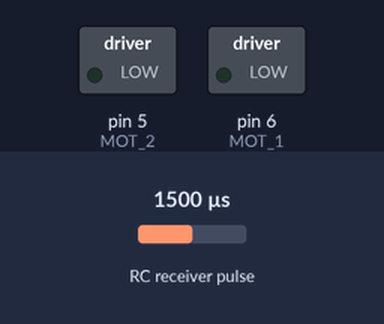
A sketch run on a simulated Arduino Uno, built with avr-gcc and run on an emulated ATmega328P. On the bench: switched loads named in the sketch (green lamp = pin HIGH). Wiring (inferred from the names in the program): RC receiver channel: data pin 4. The inputs (shaded band) are chosen by the test bench; at power-on: RC receiver pulse 1500 µs.

Above: at 1.2 s.
1.3 s: RC receiver pulse (sensor on pin 4) set to 1417 µs
2.8 s: RC receiver pulse (sensor on pin 4) set to 1391 µs
At 4.0 s:
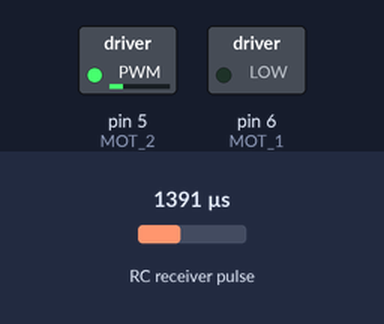
4.3 s: RC receiver pulse (sensor on pin 4) set to 1020 µs
At 5.1 s:
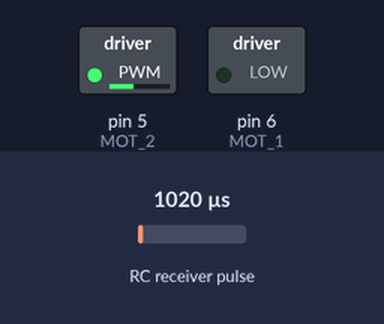
5.8 s: RC receiver pulse (sensor on pin 4) set to 1750 µs
At 6.2 s:
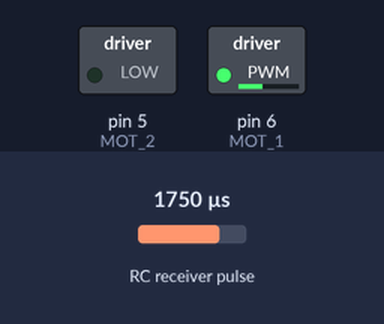
Timing chart, 0 to 8.3 s (numbered marks = the images above; inputs shaded):
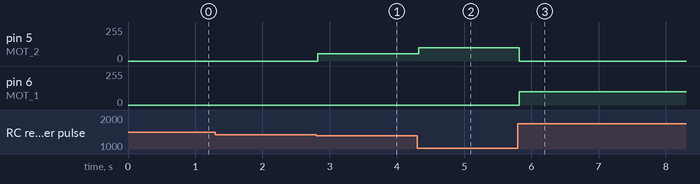

Measured:
- the behaviour switches between 1403 and 1402 µs on RC receiver pulse (sensor on pin 4) (found by bisection; images 0 and 1)
- after the input at 1.3 s, every drawn part: stays the same
- after the input at 2.8 s, pin 5 (MOT_2): 0/255 → 56/255 at once
- after the input at 4.3 s, pin 5 (MOT_2): 56/255 → 100/255 at once
- after the input at 5.8 s, pin 5 (MOT_2): 100/255 → 0/255 at once; pin 6 (MOT_1): 0/255 → 100/255 at once

The sketch:

LecturaRC.ino
```cpp
#define MAX 2000  // Máxima lectura del receptor.
#define MID 1500  // Lectura media del receptor.
#define MIN 1000  // Lectura mínima del receptor.

                  // Canal 1: servo (conectado al receptor).
#define CH2 4     // Canal 2: velocidad del motor.
#define MOT_1 6   // Pin 1 de dirección.
#define MOT_2 5   // Pin 2 de dirección.

#define VMIN 50   // Mínimo PWM (sensibilidad).
#define VMAX 100  // Máximo PWM (límite de velocidad).
int ch = 0;

// Función de control del motor:
void mover(int vel)
{
  // Adelante:
  if(vel >= VMIN){
    vel = (vel > VMAX) ? VMAX : vel;
    analogWrite(MOT_1, vel);
    analogWrite(MOT_2, 0);
  }
  // Atrás:
  else if(vel <= -VMIN){
    vel = (vel < -VMAX) ? -VMAX : vel;
    analogWrite(MOT_1, 0);
    analogWrite(MOT_2, -vel);
  }
  // Parado
  else{
    analogWrite(MOT_1, 0);
    analogWrite(MOT_2, 0);
  }
}

void setup(){
  pinMode(CH2, INPUT);
  pinMode(MOT_1, OUTPUT);
  pinMode(MOT_2, OUTPUT);
}

void loop(){
  ch = pulseIn(CH2, HIGH);  // Lectura del receptor.

  // Lectura correcta:
  if(ch >= MIN && ch <= MAX){
    ch = map(ch, MIN, MAX, -255, 255);
  }
  // Lectura incorrecta:
  else{
    ch = 0;
  }

  mover(ch);
}
```
